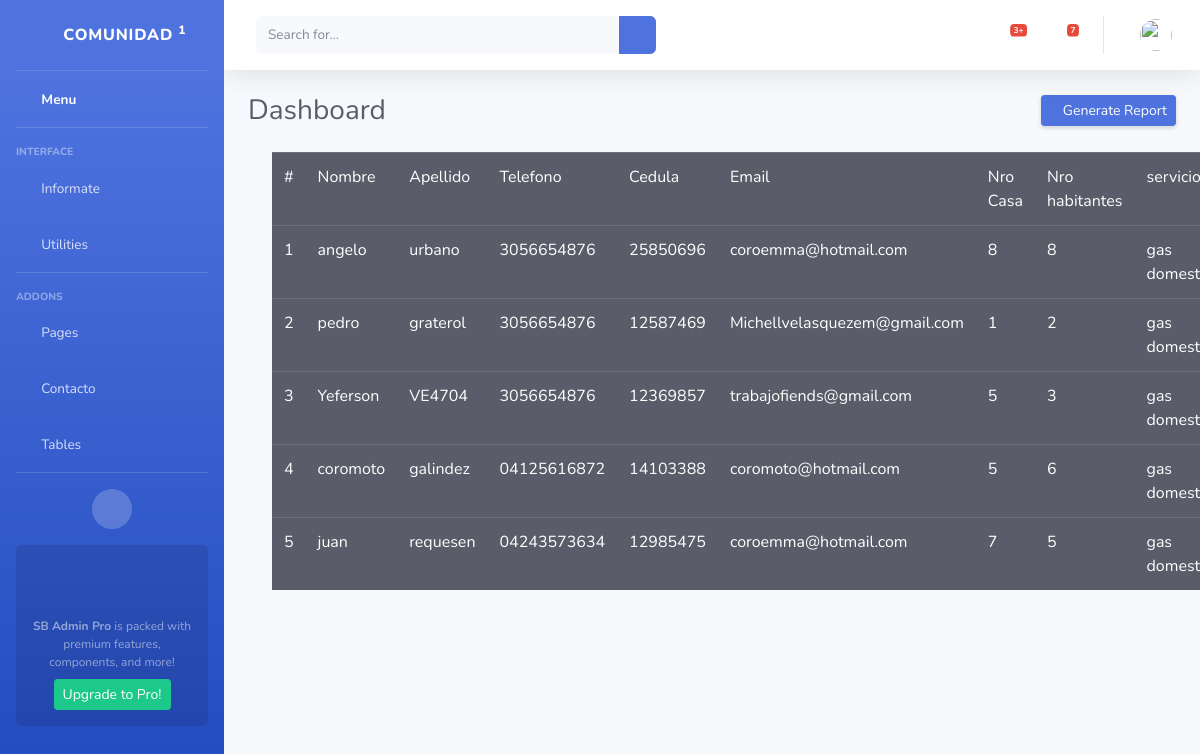
The page /prueba/listar_persona/ on the database its author committed.
### apphelp/models.py (models this page shows, shortened)
class Censo_Servicios( models.Model):
	Nombre= models.CharField(max_length = 255, null=False , blank=False)
	apellidos = models.CharField(max_length = 255, null=False , blank=False)
	telefono = models.CharField(max_length = 12, null=False , blank=False)
	cedula = models.IntegerField()
	email = models.EmailField()
	numero_de_casa = models.IntegerField()
	cantidad_de_habitantes = models.IntegerField()
	servicio = models.ManyToManyField(Servicios)
	nombre_de_calle =  models.ForeignKey(Nombre_de_calle , on_delete=models.CASCADE )

class Servicios(models.Model):
	nombre_servicio = models.CharField(max_length = 50, null=False , blank=False)
	def __str__(self):
		return '{}'.format(self.nombre_servicio)

### apphelp/views.py (the view)
# urls.py: path('listar_persona/', list_person_servis.as_view() , name="listar_persona"),
class list_person_servis(ListView):
	model= Censo_Servicios
	template_name = 'senso/listar_persona.html'

### templates/senso/listar_persona.html (shortened to what this page needs)
{% extends 'index.html' %}
{% load staticfiles %}
{% block extra_css %}
    <link href="{% static 'vendor/fontawesome-free/css/all.min.css' %}" rel="stylesheet" type="text/css">
    <link href="{% static  'css/sb-admin-2.min.css' %}" rel="stylesheet">
    {% endblock extra_css %}
 {% block body %}
	<div class="container">
    <table class="table table-dark">
	<thead>
		<tr>
			<td>#</td>
			<td>Nombre</td>
			<td>Apellido</td>
			<td>Telefono</td>
			<td>Cedula</td>
			<td>Email</td>
			<td>Nro Casa </td>
			<td>Nro habitantes </td>
			<td>servicios </td>
		</tr>
	</thead>
	<tbody>
		{% if object_list %}
		{% for object in object_list %}
		<tr>
			<td>{{object.id}}</td>
			<td>{{object.Nombre}}</td>
			<td>{{object.apellidos}}</td>
			<td>{{object.telefono}}</td>
			<td>{{object.cedula}}</td>
			<td>{{object.email}}</td>
			<td>{{object.numero_de_casa}}</td>
			<td>{{object.cantidad_de_habitantes}}</td>
			{% for servicio in object.servicio.all %}
					<td>{{servicio}}</td>
			{% endfor %}
		</tr>
		{% endfor %}
		{% else %}
		<h1>No hay registros de  Personas</h1>
		{% endif %}
	</tbody>
</table>
{% endblock body %}

### templates/index.html (shortened to what this page needs)
{% load staticfiles %}
<!DOCTYPE html>
<html lang="en">
<head>
    {% block extra_css %}{% endblock extra_css %}
</head>
<body id="page-top">
    <div id="wrapper">
        <ul class="navbar-nav bg-gradient-primary sidebar sidebar-dark accordion" id="accordionSidebar">
            <a class="sidebar-brand d-flex align-items-center justify-content-center" href="index.html">
                <div class="sidebar-brand-icon rotate-n-15">
                    <i class="fas fa-laugh-wink"></i>
                </div>
                <div class="sidebar-brand-text mx-3">Comunidad <sup>1</sup></div>
            </a>
            <hr class="sidebar-divider my-0">
            <li class="nav-item active">
                <a class="nav-link" href="#">
                    <i class="fas fa-fw fa-tachometer-alt"></i>
                    <span>Menu</span></a>
            </li>
            <hr class="sidebar-divider">
            <div class="sidebar-heading">
                Interface
            </div>
            <li class="nav-item">
                <a class="nav-link collapsed" href="#" data-toggle="collapse" data-target="#collapseTwo"
                    aria-expanded="true" aria-controls="collapseTwo">
                    <i class="fas fa-fw fa-cog"></i>
                    <span>Informate</span>
                </a>
            </li>
            <li class="nav-item">
                <a class="nav-link collapsed" href="#" data-toggle="collapse" data-target="#collapseUtilities"
                    aria-expanded="true" aria-controls="collapseUtilities">
                    <i class="fas fa-fw fa-wrench"></i>
                    <span>Utilities</span>
                </a>
            </li>
            <hr class="sidebar-divider">
            <div class="sidebar-heading">
                Addons
            </div>
            <li class="nav-item">
                <a class="nav-link collapsed" href="#" data-toggle="collapse" data-target="#collapsePages"
                    aria-expanded="true" aria-controls="collapsePages">
                    <i class="fas fa-fw fa-folder"></i>
                    <span>Pages</span>
                </a>
            </li>
            <li class="nav-item">
                <a class="nav-link" href="{% url 'help:contacto'%}">
                    <i class="fas fa-envelope fa-fw"></i>
                    <span>Contacto</span></a>
            </li>
            <li class="nav-item">
                <a class="nav-link" href="tables.html">
                    <i class="fas fa-fw fa-table"></i>
                    <span>Tables</span></a>
            </li>
            <hr class="sidebar-divider d-none d-md-block">
            <div class="text-center d-none d-md-inline">
                <button class="rounded-circle border-0" id="sidebarToggle"></button>
            </div>
            <div class="sidebar-card">
                <p class="text-center mb-2"><strong>SB Admin Pro</strong> is packed with premium features, components, and more!</p>
                <a class="btn btn-success btn-sm" href="https://startbootstrap.com/theme/sb-admin-pro">Upgrade to Pro!</a>
            </div>
        </ul>
        <div id="content-wrapper" class="d-flex flex-column">
            <div id="content">
                <nav class="navbar navbar-expand navbar-light bg-white topbar mb-4 static-top shadow">
                    <form
                        class="d-none d-sm-inline-block form-inline mr-auto ml-md-3 my-2 my-md-0 mw-100 navbar-search">
                        <div class="input-group">
                            <input type="text" class="form-control bg-light border-0 small" placeholder="Search for..."
                                aria-label="Search" aria-describedby="basic-addon2">
                            <div class="input-group-append">
                                <button class="btn btn-primary" type="button">
                                    <i class="fas fa-search fa-sm"></i>
                                </button>
                            </div>
                        </div>
                    </form>
                    <ul class="navbar-nav ml-auto">
                        <li class="nav-item dropdown no-arrow mx-1">
                            <a class="nav-link dropdown-toggle" href="#" id="alertsDropdown" role="button"
                                data-toggle="dropdown" aria-haspopup="true" aria-expanded="false">
                                <i class="fas fa-bell fa-fw"></i>
                                <span class="badge badge-danger badge-counter">3+</span>
                            </a>
                        </li>
                        <li class="nav-item dropdown no-arrow mx-1">
                            <a class="nav-link dropdown-toggle" href="#" id="messagesDropdown" role="button"
                                data-toggle="dropdown" aria-haspopup="true" aria-expanded="false">
                                <i class="fas fa-envelope fa-fw"></i>
                                <span class="badge badge-danger badge-counter">7</span>
                            </a>
                        </li>
                        <li class="nav-item dropdown no-arrow">
                            <a class="nav-link dropdown-toggle" href="#" id="userDropdown" role="button"
                                data-toggle="dropdown" aria-haspopup="true" aria-expanded="false">
                                <img class="img-profile rounded-circle"
                                    src="{{ request.user.profile.picture.url  }}">
                            </a>
                        </li>
                    </ul>
                </nav>
                <div class="container-fluid">
                    <div class="d-sm-flex align-items-center justify-content-between mb-4">
                        <h1 class="h3 mb-0 text-gray-800">Dashboard</h1>
                        <a href="#" class="d-none d-sm-inline-block btn btn-sm btn-primary shadow-sm"><i
                                class="fas fa-download fa-sm text-white-50"></i> Generate Report</a>
                    </div>
{% block body %}
{% endblock body %}
</body>
</html>

### rows shown on the page
Censo_Servicios: id "1", Nombre "angelo", apellidos "urbano", telefono "3056654876", cedula "25850696", email "coroemma@hotmail.com", numero_de_casa "8", cantidad_de_habitantes "8"
Servicios: nombre_servicio "gas…"
Censo_Servicios: id "2", Nombre "pedro", apellidos "graterol", telefono "3056654876", cedula "12587469", email "Michellvelasquezem@gmail.com", numero_de_casa "1", cantidad_de_habitantes "2"
Censo_Servicios: id "3", Nombre "Yeferson", apellidos "VE4704", telefono "3056654876", cedula "12369857", email "trabajofiends@gmail.com", numero_de_casa "5", cantidad_de_habitantes "3"
Censo_Servicios: id "4", Nombre "coromoto", apellidos "galindez", telefono "04125616872", cedula "14103388", email "coromoto@hotmail.com", numero_de_casa "5", cantidad_de_habitantes "6"
Censo_Servicios: id "5", Nombre "juan", apellidos "requesen", telefono "04243573634", cedula "12985475", email "coroemma@hotmail.com", numero_de_casa "7", cantidad_de_habitantes "5"
